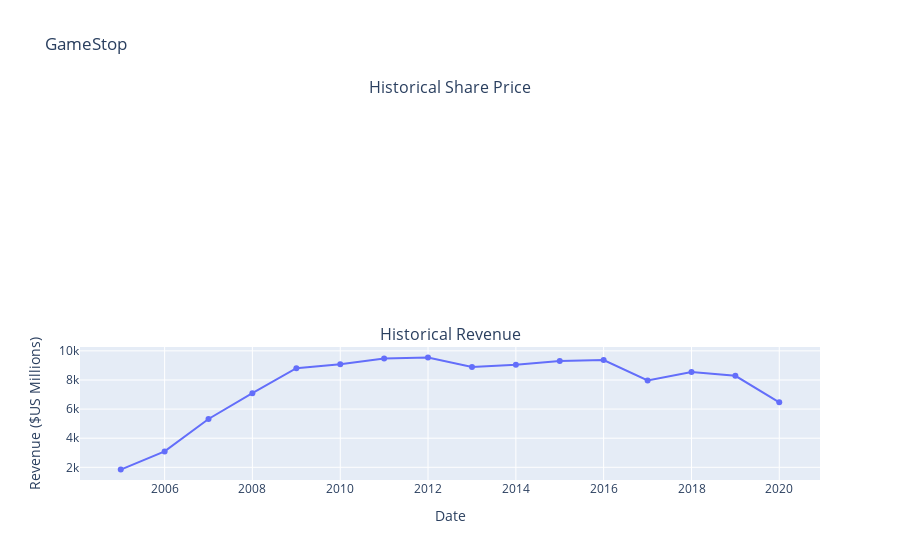

Notebook code for this chart:
### Markdown cell above
Use the `make_graph` function to graph the GameStop Stock Data, also provide a title for the graph. The structure to call the `make_graph` function is `make_graph(gme_data, gme_revenue, 'GameStop')`. Note the graph will only show data upto June 2021.

### Code cell
def make_graph(tesla_data, tesla_revenue, Tesla):
    fig = make_subplots(rows=2, cols=1, shared_xaxes=True, subplot_titles=("Historical Share Price", "Historical Revenue"), vertical_spacing = .3)
    revenue_data_specific = tesla_revenue[tesla_revenue.Date <= '2021-06-30']
    fig.add_trace(go.Scatter(x=pd.to_datetime(revenue_data_specific.Date, infer_datetime_format=True), y=revenue_data_specific.Revenue.astype("float"), name="Revenue"), row=2, col=1)
    fig.update_xaxes(title_text="Date", row=2, col=1)
    fig.update_yaxes(title_text="Revenue ($US Millions)", row=2, col=1)
    fig.update_layout(showlegend=False, height=900, title='GameStop', 
    xaxis_rangeslider_visible=True)
    fig.show()

make_graph(gme_revenue,gme_revenue,'GameStop')

### Figure 1 — Plotly figure (JSON) as saved in the notebook; plotly's stock layout.template omitted (floating-point values rounded to 4 significant figures)
{"data": [{"name": "Revenue", "type": "scatter", "x": ["2020-01-01T00:00:00", "2019-01-01T00:00:00", "2018-01-01T00:00:00", "2017-01-01T00:00:00", "2016-01-01T00:00:00", "2015-01-01T00:00:00", "2014-01-01T00:00:00", "2013-01-01T00:00:00", "2012-01-01T00:00:00", "2011-01-01T00:00:00", "2010-01-01T00:00:00", "2009-01-01T00:00:00", "2008-01-01T00:00:00", "2007-01-01T00:00:00", "2006-01-01T00:00:00", "2005-01-01T00:00:00"], "xaxis": "x2", "y": [6466, 8285, 8547, 7965, 9364, 9296, 9040, 8887, 9551, 9474, 9078, 8806, 7094, 5319, 3092, 1843], "yaxis": "y2"}], "layout": {"annotations": [{"font": {"size": 16}, "showarrow": false, "text": "Historical Share Price", "x": 0.5, "xanchor": "center", "xref": "paper", "y": 1.0, "yanchor": "bottom", "yref": "paper"}, {"font": {"size": 16}, "showarrow": false, "text": "Historical Revenue", "x": 0.5, "xanchor": "center", "xref": "paper", "y": 0.35, "yanchor": "bottom", "yref": "paper"}], "autosize": true, "showlegend": false, "title": {"text": "GameStop"}, "xaxis": {"anchor": "y", "domain": [0, 1], "matches": "x2", "rangeslider": {"visible": true}, "showticklabels": false}, "xaxis2": {"anchor": "y2", "autorange": true, "domain": [0, 1], "range": ["2004-01-25 15:00:10.5161", "2020-12-07 08:59:49.4839"], "title": {"text": "Date"}, "type": "date"}, "yaxis": {"anchor": "x", "domain": [0.65, 1.0]}, "yaxis2": {"anchor": "x2", "autorange": true, "domain": [0, 0.35], "range": [1268.0, 10130.0], "title": {"text": "Revenue ($US Millions)"}, "type": "linear"}}}
